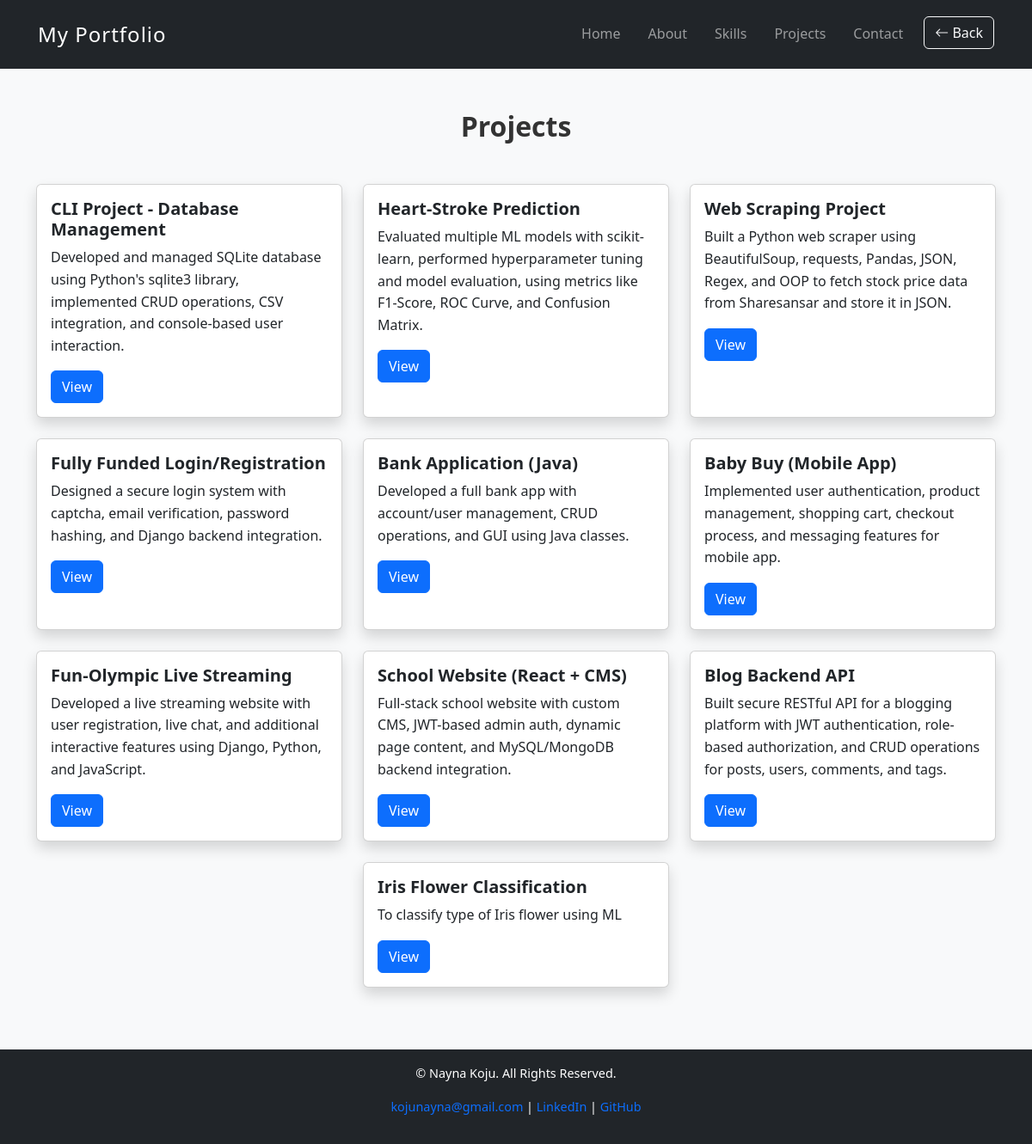
/projects/, run on the app's committed database.
### myportfolio/models.py (models this page shows, shortened)
class Project(models.Model):
    title = models.CharField(max_length=200)
    description = models.TextField()
    link = models.URLField(blank=True, null=True)  # project link

### myportfolio/views.py (the view)
# urls.py: path('projects/', views.projects, name='projects'),
def projects(request):
    projects = Project.objects.all()
    return render(request, "projects.html", {"projects": projects})

### myportfolio/templates/projects.html (shortened to what this page needs)
{% extends 'base.html' %}
{% block content %}
<section id="projects" class="py-5 bg-light">
  <div class="container">
    <h2 class="fw-bold text-center mb-5">Projects</h2>
    <div class="row justify-content-center">
      {% for project in projects %}
        {% cycle 'fade-up' 'fade-down' 'fade-left' 'fade-right' as animation silent %}
        <div class="col-md-4 col-sm-6 mb-4"
             data-aos="{{ animation }}"
             data-aos-delay="{{ forloop.counter0|add:1 }}00">
          <div class="card h-100 shadow project-card">
            <div class="card-body">
              <h5 class="card-title fw-bold">{{ project.title }}</h5>
              <p class="card-text">{{ project.description }}</p>
              {% if project.link %}
                <a href="{{ project.link }}" class="btn btn-primary" target="_blank">View</a>
              {% endif %}
            </div>
          </div>
        </div>
      {% empty %}
        <p class="text-center">No projects added yet.</p>
      {% endfor %}
    </div>
  </div>
</section>
{% endblock %}
{% block extra_js %}
<link href="https://cdn.jsdelivr.net/npm/aos@2.3.4/dist/aos.css" rel="stylesheet">
{% endblock %}

### myportfolio/static/css/style.css (style rules this page uses)
body { font-family: 'Segoe UI', Tahoma, Geneva, Verdana, sans-serif; line-height: 1.6; color: #333; background-color: #f8f9fa; margin: 0; padding: 0; display: flex; flex-direction: column; min-height: 100vh; }
a { text-decoration: none; transition: color 0.3s ease; }

### data on the page
Project: title "CLI Project - Database Management", description "Developed and managed SQLite database using Python's sqlite3 library, implemented CRUD operations, CSV integration, and console-based user interaction."
Project: title "Heart-Stroke Prediction", description "Evaluated multiple ML models with scikit-learn, performed hyperparameter tuning and model evaluation, using metrics like F1-Score, ROC Curve, and Confusion Matrix."
Project: title "Web Scraping Project", description "Built a Python web scraper using BeautifulSoup, requests, Pandas, JSON, Regex, and OOP to fetch stock price data from Sharesansar and store it in JSON."
Project: title "Fully Funded Login/Registration", description "Designed a secure login system with captcha, email verification, password hashing, and Django backend integration."
Project: title "Bank Application (Java)", description "Developed a full bank app with account/user management, CRUD operations, and GUI using Java classes."
Project: title "Baby Buy (Mobile App)", description "Implemented user authentication, product management, shopping cart, checkout process, and messaging features for mobile app."
Project: title "Fun-Olympic Live Streaming", description "Developed a live streaming website with user registration, live chat, and additional interactive features using Django, Python, and JavaScript."
Project: title "School Website (React + CMS)", description "Full-stack school website with custom CMS, JWT-based admin auth, dynamic page content, and MySQL/MongoDB backend integration."
Project: title "Blog Backend API", description "Built secure RESTful API for a blogging platform with JWT authentication, role-based authorization, and CRUD operations for posts, users, comments, and tags."
Project: title "Iris Flower Classification", description "To classify type of Iris flower using ML"
